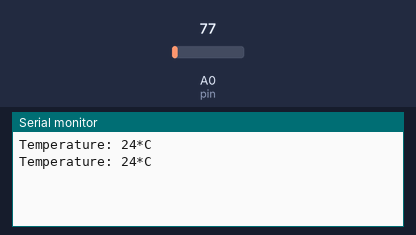
Simulated run of this sketch. Board: ESP8266 (NodeMCU). Parts: the last lines printed to the serial monitor. Inputs (shaded band) come from the test bench; at power-on: A0 (pin) = 77. WiFi joins after 1.5 s; servers stay silent unless stated.

Above: at 2.2 s.
2.3 s: A0 (pin) set to 92
At 3.1 s:
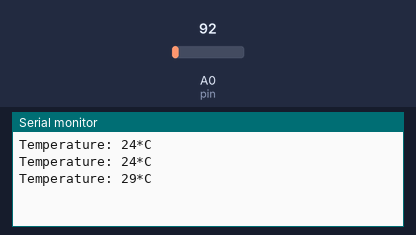
4.2 s: A0 (pin) set to 107
At 5.3 s:
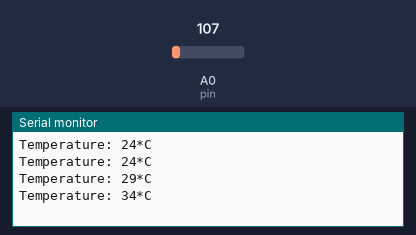
Timing chart, 0 to 7.2 s (numbered marks = the images above; inputs shaded):
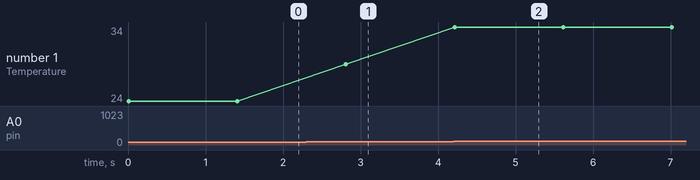

The sketch:

Temp_Thinkspeak_Nodemcu.ino
```cpp
#include <ESP8266WiFi.h>;
#include <WiFiClient.h>;
#include <ThingSpeak.h>;

const char* ssid = "Galaxy M02s4322";   // Network SSID
const char* password = "diksha@2002";       // Network Password

int val;
int pin = A0; // LM35 Pin Connected at A0 Pin

WiFiClient client;

unsigned long myChannelNumber = 2501136; //Channel Number
const char * myWriteAPIKey = "ZKUR3L3LSYOKFC8L"; //Write API Key

void setup()
{
  Serial.begin(9600);
  delay(10);
  // Connect to WiFi network
  WiFi.begin(ssid, password);
  ThingSpeak.begin(client);
}

void loop()
{
  val = analogRead(pin)*0.322265; // Read Analog values and Store in val variable
  Serial.print("Temperature: ");
  Serial.print(val);                 // Print on Serial Monitor
  Serial.println("*C");
  delay(1000);
  ThingSpeak.writeField(myChannelNumber, 1,val, myWriteAPIKey); //Update in ThingSpeak
  delay(100);
}
```

Measured:
- after the input at 2.3 s, the serial monitor: prints a new line after 0.51 s (image 1)
- after the input at 4.2 s, the serial monitor: prints a new line at once (image 2)
- plotted number 1: 24 → 29 after the input at 2.3 s, 29 → 34 after the input at 4.2 s
